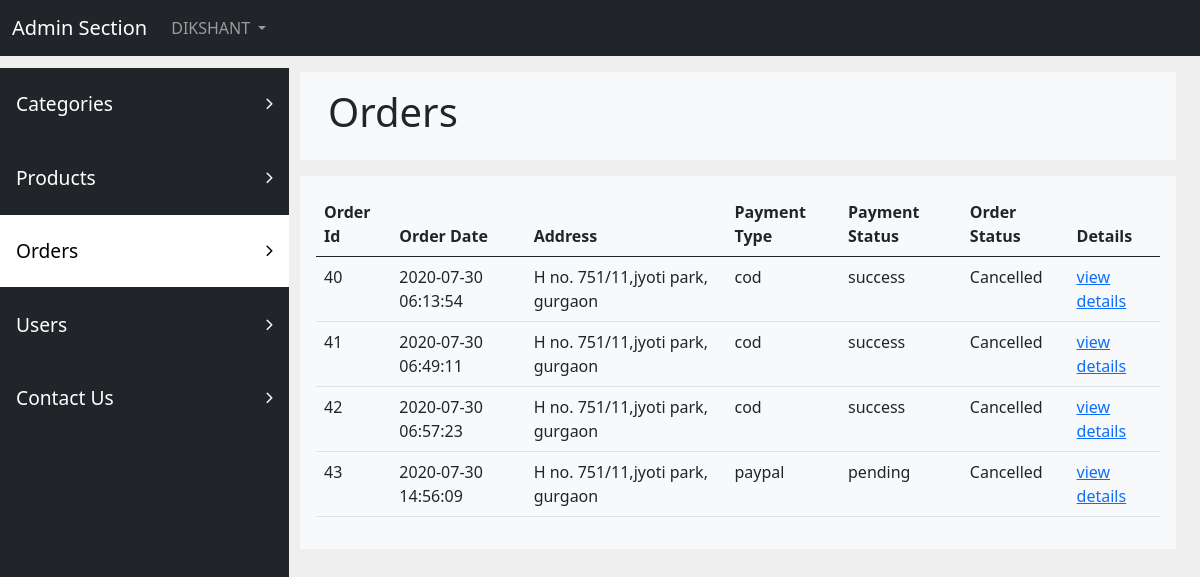
Screenshot of /admin/orders.php (signed in) with the database file from the repository.
### tables this page shows
CREATE TABLE `orders` (
  `id` int(10) NOT NULL,
  `user_id` int(10) NOT NULL,
  `address` text NOT NULL,
  `city` varchar(255) NOT NULL,
  `pin` varchar(255) NOT NULL,
  `payment_type` varchar(255) NOT NULL,
  `total_price` float NOT NULL,
  `payment_status` varchar(255) NOT NULL,
  `order_status` int(11) NOT NULL,
  `timestamp` timestamp NOT NULL DEFAULT current_timestamp() ON UPDATE current_timestamp()
);

CREATE TABLE `order_status` (
  `id` int(11) NOT NULL,
  `name` varchar(255) NOT NULL
);

### includes/actions.inc.php (called while the page is built, shortened)
<?php include "dbh.inc.php";
    class Actions extends Dbh{
        private $table;
        public function __construct($stable,$susername='',$spassword=''){
            $this->table = $stable;
        }
        public function SelectAll(){
            $selectquery = "select * from $this->table";
            $stmt = $this->connect()->prepare($selectquery);
            $stmt->execute();
            if($stmt->rowCount()>0){
                $data = $stmt->fetchAll();
            }
            if(isset($data)){
                return $data;
            }
        }
    }
?>

### includes/dbh.inc.php (called while the page is built, shortened)
    <?php
class Dbh{
    public function connect(){
        $this->server="localhost";
        $this->username="root";
        $this->password="";
        $this->dbname="ecommerce";
        $this->charset="utf8mb4";
        try{
            $dsn = "mysql:host=".$this->server.";dbname=".$this->dbname.";charset=".$this->charset;
            $pdo = new PDO($dsn,$this->username,$this->password);
            return $pdo;
        }catch(PDOException $e){
            echo "eror". $e->getMessage();
        }
    }
}
?>

### admin/orders.php (the view, shortened to what this page needs)
<?php
include "dashboard.php";
?>
<?php
$table ='';
$conn = new Actions('orders');
$data = $conn->SelectAll();
foreach($data as $d){
    $conn = new Actions("order_status");
    $order_statuss = $conn->SelectAll();
    foreach($order_statuss as $order_status){
        if($order_status["id"] == $d["order_status"]){
            $order_stts = $order_status["name"];
        }
    }
$table.=   '<tr>
                <td>'.$d["id"].'</td>
                <td>'.$d["timestamp"].'</td>
                <td>'.$d["address"].'</td>
                <td>'.$d["payment_type"].'</td>
                <td>'.$d["payment_status"].'</td>
                <td>'.$order_stts.'</td>
                <td><a href="order_details.php?id='.$d["id"].'">view details</a></td>
            </tr>';
}
?>
<div class="col-lg-9 mt-5 p-4">
    <div class="row bg-light p-3 mb-3">
        <div class="col-lg-9"><h1>Orders</h1></div>
    </div>
    <div class="row bg-light table-responsive-md p-3">
        <table class="table bordered" id="table">
        <thead>
                <th>Order Id</th>
                <th>Order Date</th>
                <th>Address</th>
                <th>Payment Type</th>
                <th>Payment Status</th>
                <th>Order Status</th>
                <th>Details</th>
            </thead>
                <?php if(isset($table)){echo $table;}?>
        </table>
    </div>
</div>

### css/style.css (style rules this page uses)
* { outline:none; }

### admin/dashboard.php (style rules this page uses)
body { background:#efefef; }

### rows the page displays
orders: id "40", timestamp "2020-07-30 06:13:54", address "H no. 751/11,jyoti park, gurgaon", payment_type "cod", payment_status "success", order_status.name "Cancelled"
orders: id "41", timestamp "2020-07-30 06:49:11", address "H no. 751/11,jyoti park, gurgaon", payment_type "cod", payment_status "success", order_status.name "Cancelled"
orders: id "42", timestamp "2020-07-30 06:57:23", address "H no. 751/11,jyoti park, gurgaon", payment_type "cod", payment_status "success"
order_status: name "Cancelled"
orders: id "43", timestamp "2020-07-30 14:56:09", address "H no. 751/11,jyoti park, gurgaon", payment_type "paypal", payment_status "pending"

### other values shown
$_SESSION["username"] "DIKSHANT"
